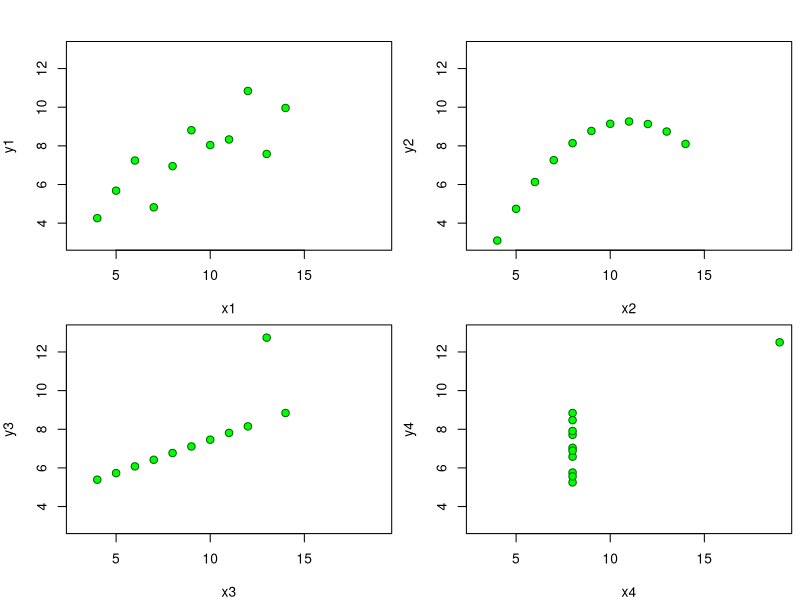

Here is the R script that generated this plot: (Note: this script raises an error after producing the figure.)
## ---- chunk 1
# Die Daten als Tabelle
print(anscombe)
# Plot Einstellungen
par(mfrow = c(2, 2), mar = c(4, 4, 0.5, 0.5), oma =  c(0, 0, 2, 0))
# Alle Plots in Loop (siehe R Dokumentation zu anscombe)
ff <- y ~ x
for(i in 1:4) {
  ff[2:3] <- lapply(paste0(c("y","x"), i), as.name)
  plot(ff, data = anscombe, col = "darkgreen", pch = 21, bg = "green", cex = 1.2, xlim = c(3, 19), ylim = c(3, 13))
}
## ---- chunk 2
htmltools::includeHTML("exercises/notation.html")
## ---- chunk 3
knitr::include_graphics("images/SL_UL_RL.png")
## ---- chunk 4
htmltools::includeHTML("exercises/regvsclass.html")
## ---- chunk 5
knitr::include_app("https://martin-sterchi.shinyapps.io/appKNN/", height = "600px")
